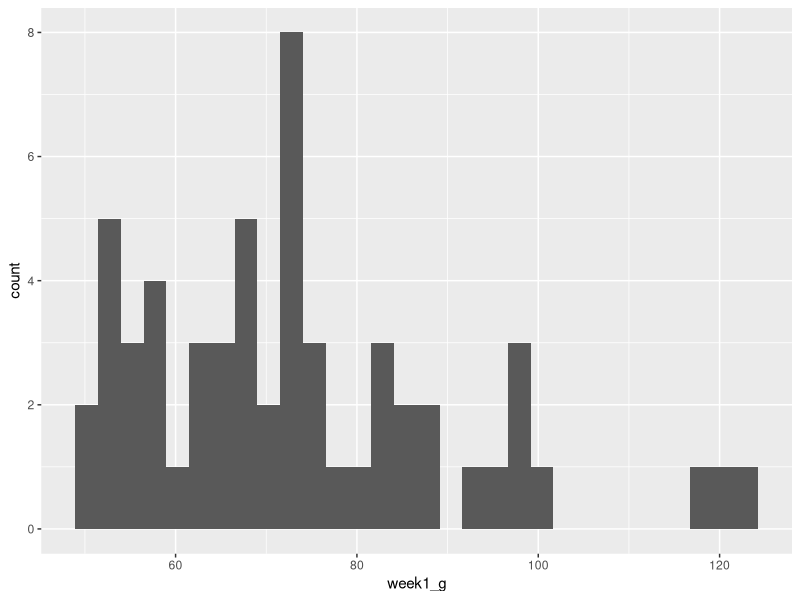
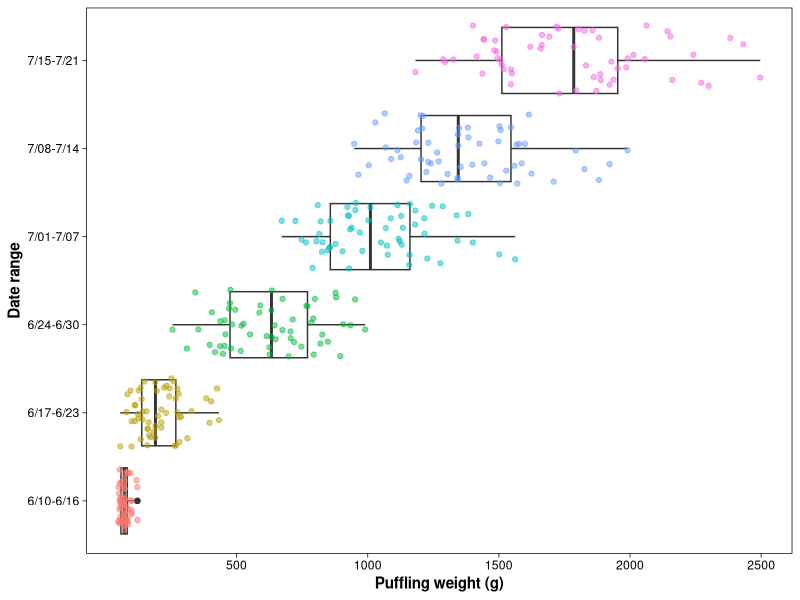
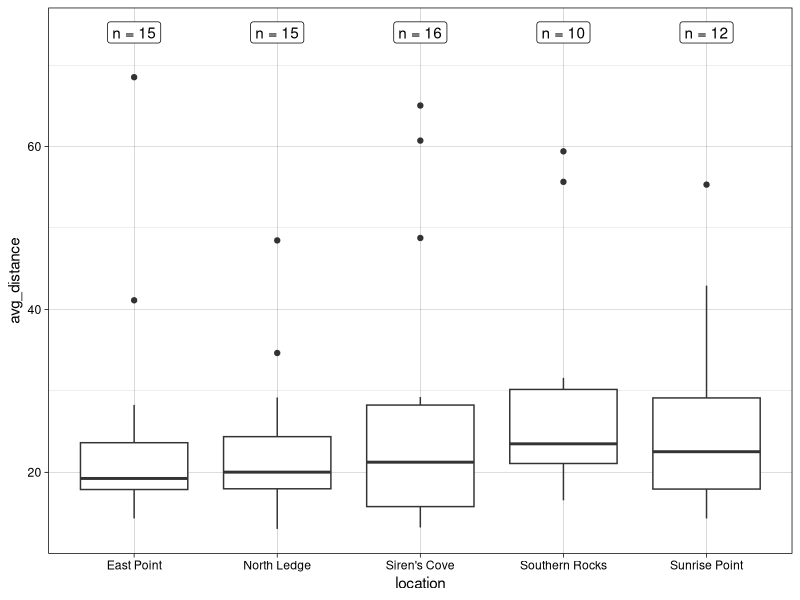
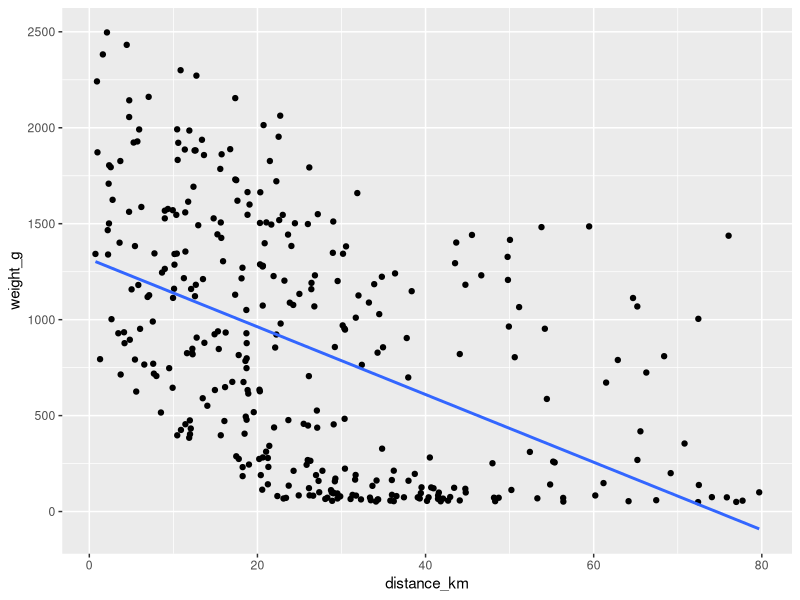
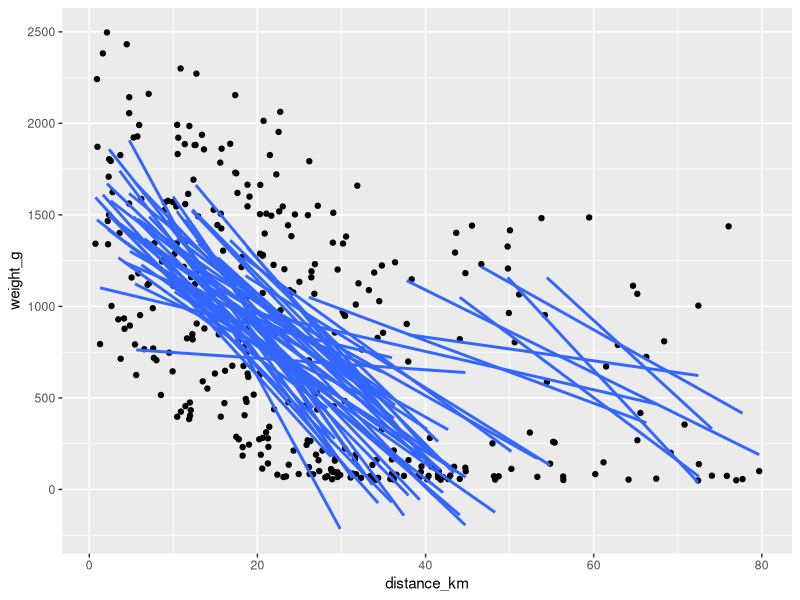
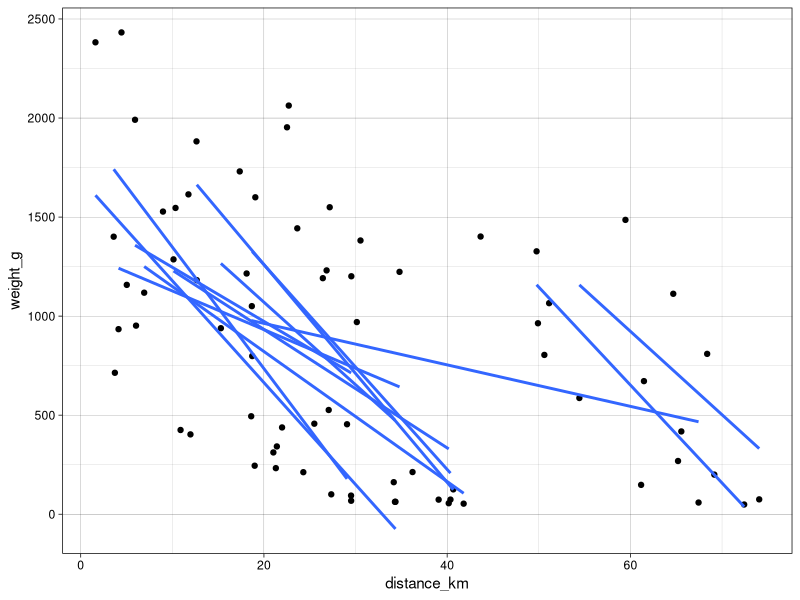
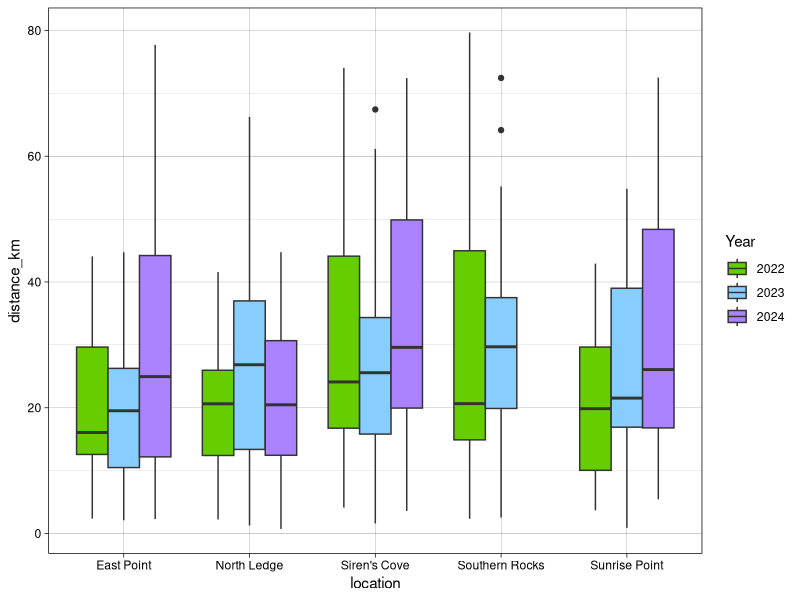
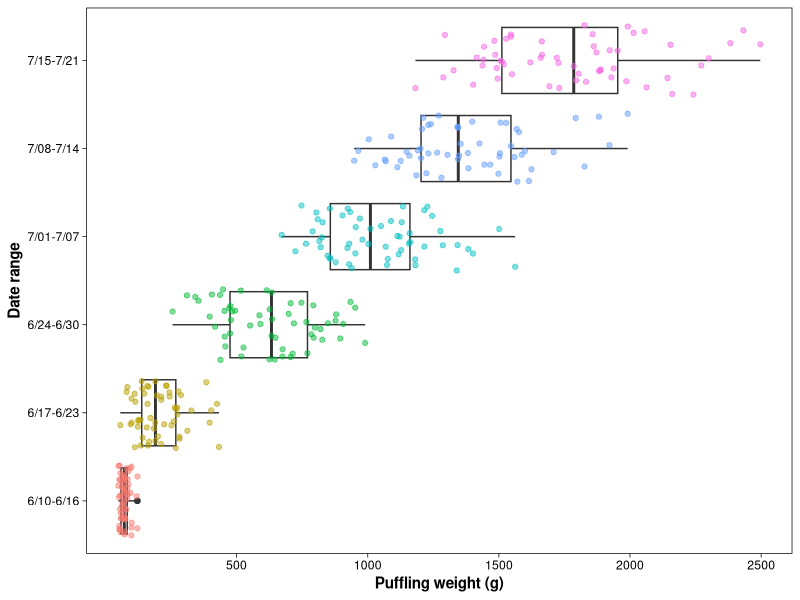

Write the R code that produced these figures, in order. (Note: this script raises an error after producing the figures.)
## ---- chunk 1
# install.packages("tidyverse")

library(tidyverse) # this includes ggplot2, dplyr, tidyr, stringr, and more!
library(glue)
## ---- chunk 2
setwd("~/Desktop/Repos/2024-afo.sco.wos-tidyverse-workshop")

pufflings <- read_csv("data/puffling_weights.csv")
puffins <- read_csv("data/Fratercula_foraging.csv")
dates <- read_csv("data/Fratercula_sampling_dates.csv")
## ---- chunk 3
# a very basic visual
ggplot() +
  geom_histogram(data = pufflings, aes(x = week1_g))

pufflings <- pufflings %>%
  
  # "tidy" data by splitting each data point into its own row
  pivot_longer(cols = starts_with("week"),
               names_to = "week",
               values_to = "weight_g") %>%
  
  # intro to regular expressions: extract just the number out of each "weekX" label
  mutate(week = str_extract(week, "[0-9]"))

weeks <- dates %>%
  
  # "tidy" date data to prepare for further transformation
  pivot_longer(cols = everything(),
               names_to = "week",
               names_prefix = "week",   # this removes the specified prefix from each column name
               values_to = "date") %>%
  
  # output the first and last day in each week bracket
  group_by(week) %>%
  summarise(start = min(date),
            end = max(date)) %>%
  
  # create a new column from the above data
  mutate(label = glue("{start}-{end}")) # this is equivalent to `mutate(label = paste0(start, "-", end))`

# remove the leading zeros from the dates for ease of human-readability
weeks$label <- str_remove_all(weeks$label, "^0|(?<=-)0")

# create a more well-developed plot
ggplot(pufflings, aes(x = week, y = weight_g)) +
  # add a boxplot layer
  geom_boxplot() +
  
  # using the same data, layer points on top of boxplots & set the color variable to `week`
  # (this is more an aesthetic choice rather than particularly meaningful)
  geom_jitter(aes(col = week), alpha = 0.5) +
  
  # change the x-axis labels to those developed above
  scale_x_discrete(labels = weeks$label) +
  
  # change the y-axis scale
  scale_y_continuous(breaks = seq(500, 2500, by = 500)) +
  
  # change the axis labels
  labs(x = "Date range", y = "Puffling weight (g)") +
  
  # rotate the plot
  coord_flip() +
  
  # change the theme
  theme_linedraw() +
  #theme_classic() +
  
  # customize particular aspects of the theme: remove the background grid and the (redundant) legend
  theme(panel.grid = element_blank(),
        axis.title = element_text(face = "bold"),
        legend.position = "none")

ggsave("figures/puffling_growth.png", width = 6, height = 8, units = "in", dpi = 600)
## ---- chunk 4
# average each adult's foraging distances across all six weeks
puffin_avgs <- puffins %>%
  rowwise() %>%
  summarise(nest = nest,
            location = location,
            avg_distance = mean(c_across(starts_with("week"))))

sample_sizes <- puffin_avgs %>%
  group_by(location) %>%
  summarise(number = n())

ggplot(puffin_avgs, aes(x = location, y = avg_distance)) +
  geom_boxplot() +
  # geom_text(data = sample_sizes, aes(label = paste("n =", number),
  #                                    x = location,
  #                                    y = round(max(puffin_avgs$avg_distance, na.rm = TRUE)) + 5)) +
  geom_label(data = sample_sizes, aes(label = paste("n =", number),
                                     x = location,
                                     y = round(max(puffin_avgs$avg_distance, na.rm = TRUE)) + 5)) +
  theme_linedraw()
## ---- chunk 5
# tidy adult puffin data
puffins <- pivot_longer(puffins,
                        cols = starts_with("week"),
                        names_to = "week",
                        values_to = "distance_km") %>%
  
  # extract digits from character strings
  mutate(week = str_extract(week, "[0-9]"))

# merge adult and puffling data frames by common variables
puffins_combined1 <- left_join(puffins, pufflings, join_by(nest == chick, location, week))

puffins_combined2 <- left_join(pufflings, puffins, join_by(chick == nest, location, week))

puffins_combined <- right_join(puffins, pufflings, join_by(nest == chick, location, week))

# visualize newly merged data
ggplot(puffins_combined, aes(x = distance_km, y = weight_g)) +
  geom_point() +
  
  # add a linear regression line
  geom_smooth(method = "lm", se = FALSE)

# plot the same thing but creating separate trend lines for each nest
ggplot(puffins_combined, aes(x = distance_km, y = weight_g, group = nest)) +
  geom_point() +
  geom_smooth(method = "lm", se = FALSE)

puffins_combined %>%
  filter(location == "Siren's Cove") %>%
  ggplot(aes(x = distance_km, y = weight_g, group = nest)) +
  geom_point() +
  geom_smooth(method = "lm", se = FALSE) +
  theme_linedraw()
## ---- chunk 6
puffins_combined <- puffins_combined %>%
  mutate(year = case_when(str_detect(nest, "A[A-Z]") ~ 2023,
                          str_detect(nest, "B[A-Z]") ~ 2024,
                          .default = 2022))

# plot annual variation in foraging distances
puffins_combined %>%
  
  # add in missing combination(s) of location & year for consistent boxplot spacing!
  complete(location, year) %>%
  
  # ^note that this above is piped directly into ggplot
  ggplot(aes(x = location, y = distance_km, fill = as.factor(year))) +
  geom_boxplot(position = position_dodge(preserve = "single")) +
  scale_fill_manual(values = c("chartreuse3", "skyblue1", "mediumpurple1"),
                    name = "Year") +
  theme_linedraw()

# calculate the pufflings' weight change from week to week
puffins_combined <- puffins_combined %>%
  group_by(nest) %>%
  mutate(growth = weight_g - lag(weight_g)) %>%
  
  # fill NAs (first week at each nest) with first-week weight gain
  replace_na(growth, week1)

# plot growth against distance; go over the difference b/w `aes(col = )` and `col = `
ggplot() +
  #geom_point(data = puffins_combined, aes(distance_km, growth), col = "orangered") +
  geom_point(data = puffins_combined, aes(distance_km, growth, col = location,
                                          shape = location)) +
  labs(y = "Growth (g/week)") +
  labs(y = expression("Growth (g week"^-1*")")) +
  theme_linedraw()

# prepare to plot data by time
dates <- dates %>%
  mutate(across(starts_with("week"), ~ as.Date(.x, format = "%m/%d"))) %>%
  pivot_longer(cols = starts_with("week"),
               names_to = "week",
               names_prefix = "week",
               values_to = "date") %>%
  separate_wider_delim(date, delim = "-", names = c("month", "day", "year"),
                       cols_remove = FALSE)

puffins_combined <- puffins_combined %>%
  left_join(dates)  # without join_by(), all variables in common are used

write_csv(puffins_combined, "data/allPuffinData.csv")

ggplot() +
  geom_line(data = puffins_combined, aes(x = date, y = weight_g, group = nest, col = as.factor(year))) +
  facet_wrap( ~ factor(location,
                       levels = unique(puffins_combined$location))) +
  theme_linedraw()
